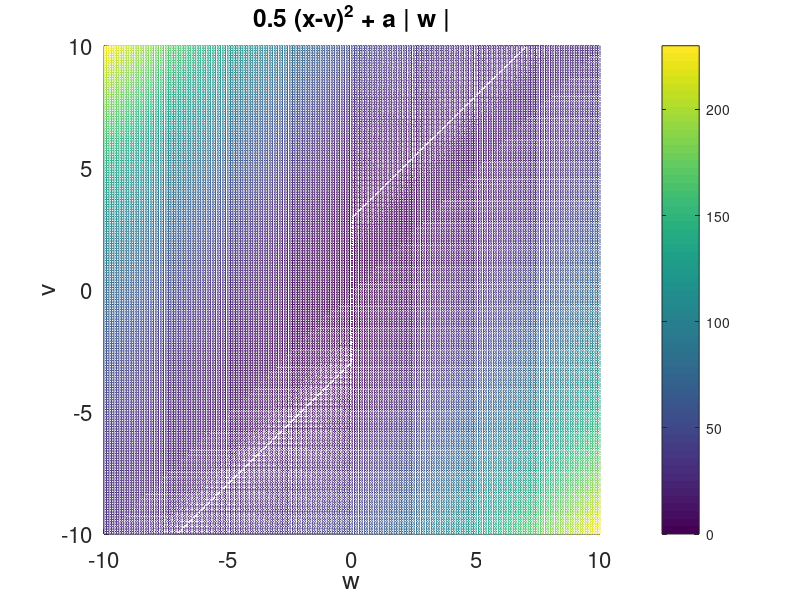

MATLAB code to generate this figure:
% Introduction to Machine Learning
% L1 regularization
%
% solving 0.5*(v-w) + a|w|
% for v and where v,w are fixed
% optimal solution x = sign(v) * max( |v|-a, 0 ) 
%

a = 3;
x = [-10:.1:10];
tmp = repmat(x,length(x),1);
vals = 0.5*(tmp-tmp').^2 + a * abs(tmp);
min_x = sign(x).*(max(abs(x)-a,0));
val_min_x = 0.5*(min_x-x).^2 + a * abs(min_x);

clf
title('0.5 (x-v)^2 + a | w |');
hold on;
mesh(x,x,vals);
plot3(min_x, x, val_min_x,'w','LineWidth',2);
grid
set(gca,'FontSize',16);
xlabel('w');
ylabel('v');
zlabel('objective');
colorbar
